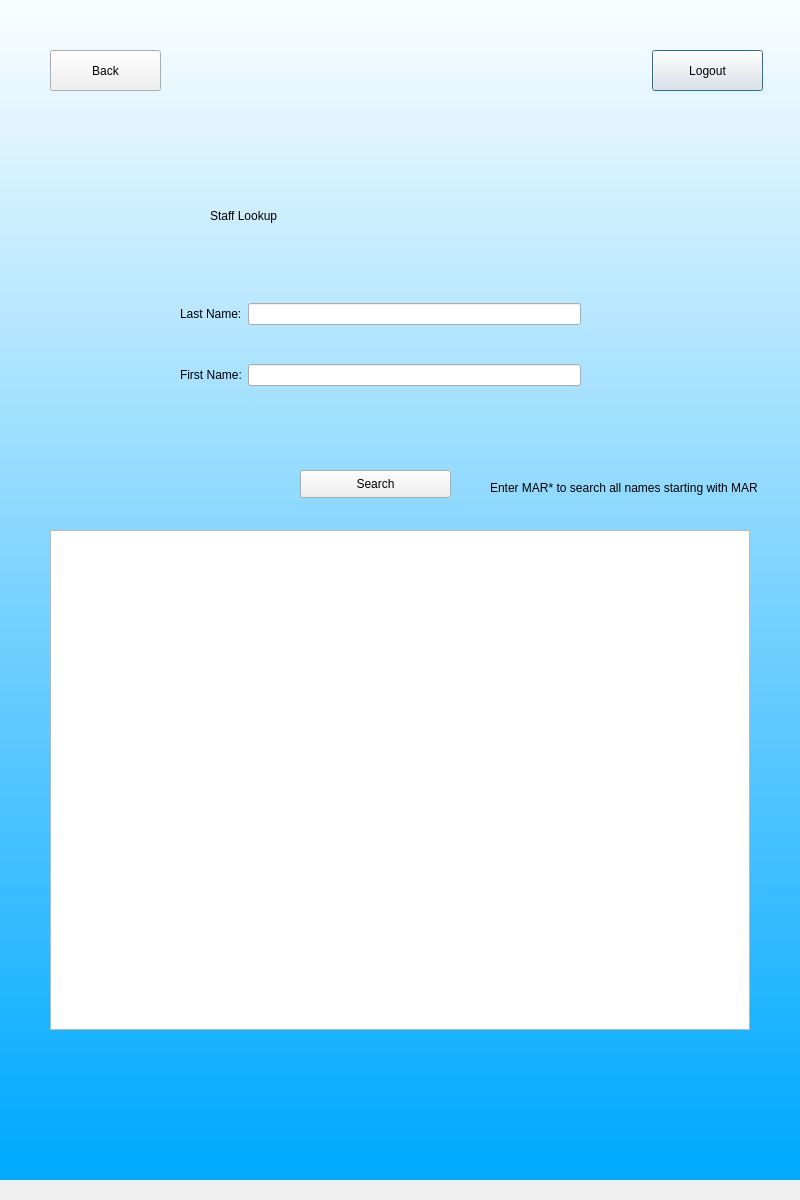
<?xml version="1.0" encoding="UTF-8"?>
<ui version="4.0">
 <class>diaStaffLookup</class>
 <widget class="QDialog" name="diaStaffLookup">
  <property name="geometry">
   <rect>
    <x>0</x>
    <y>0</y>
    <width>800</width>
    <height>1200</height>
   </rect>
  </property>
  <property name="windowTitle">
   <string>Staff Lookup</string>
  </property>
  <widget class="QWidget" name="widget" native="true">
   <property name="geometry">
    <rect>
     <x>0</x>
     <y>-20</y>
     <width>800</width>
     <height>1200</height>
    </rect>
   </property>
   <property name="styleSheet">
    <string notr="true">QWidget#widget{
background-color:qlineargradient(spread:pad, x1:1, y1:0.982409, x2:1, y2:0, stop:0 rgba(0, 170, 255, 255), stop:1 rgba(255, 255, 255, 255))}</string>
   </property>
   <widget class="QLabel" name="label">
    <property name="geometry">
     <rect>
      <x>210</x>
      <y>200</y>
      <width>401</width>
      <height>71</height>
     </rect>
    </property>
    <property name="styleSheet">
     <string notr="true">font: 36pt &quot;MS Shell Dlg 2&quot;;</string>
    </property>
    <property name="text">
     <string>Staff Lookup</string>
    </property>
   </widget>
   <widget class="QPushButton" name="logout">
    <property name="geometry">
     <rect>
      <x>652</x>
      <y>70</y>
      <width>111</width>
      <height>41</height>
     </rect>
    </property>
    <property name="text">
     <string>Logout</string>
    </property>
   </widget>
   <widget class="QPushButton" name="backButton">
    <property name="geometry">
     <rect>
      <x>50</x>
      <y>70</y>
      <width>111</width>
      <height>41</height>
     </rect>
    </property>
    <property name="text">
     <string>Back</string>
    </property>
   </widget>
   <widget class="QPushButton" name="search">
    <property name="geometry">
     <rect>
      <x>300</x>
      <y>490</y>
      <width>151</width>
      <height>28</height>
     </rect>
    </property>
    <property name="text">
     <string>Search</string>
    </property>
   </widget>
   <widget class="QLabel" name="error">
    <property name="geometry">
     <rect>
      <x>230</x>
      <y>450</y>
      <width>291</width>
      <height>31</height>
     </rect>
    </property>
    <property name="styleSheet">
     <string notr="true">font: 12pt &quot;MS Shell Dlg 2&quot;;color:rgb(255,0,0)</string>
    </property>
    <property name="text">
     <string/>
    </property>
   </widget>
   <widget class="QWidget" name="gridLayoutWidget">
    <property name="geometry">
     <rect>
      <x>180</x>
      <y>290</y>
      <width>401</width>
      <height>151</height>
     </rect>
    </property>
    <layout class="QGridLayout" name="gridLayout">
     <item row="0" column="1">
      <widget class="QLineEdit" name="lastField"/>
     </item>
     <item row="0" column="0">
      <widget class="QLabel" name="labelLastName">
       <property name="styleSheet">
        <string notr="true">font: 14pt &quot;MS Shell Dlg 2&quot;;</string>
       </property>
       <property name="text">
        <string>Last Name:</string>
       </property>
      </widget>
     </item>
     <item row="1" column="1">
      <widget class="QLineEdit" name="firstField"/>
     </item>
     <item row="1" column="0">
      <widget class="QLabel" name="labelFirstName">
       <property name="styleSheet">
        <string notr="true">font: 14pt &quot;MS Shell Dlg 2&quot;;</string>
       </property>
       <property name="text">
        <string>First Name:</string>
       </property>
      </widget>
     </item>
    </layout>
   </widget>
   <widget class="QTableWidget" name="resultsTable">
    <property name="geometry">
     <rect>
      <x>50</x>
      <y>550</y>
      <width>700</width>
      <height>500</height>
     </rect>
    </property>
   </widget>
  </widget>
  <widget class="QLabel" name="infoLabel_2">
   <property name="geometry">
    <rect>
     <x>490</x>
     <y>440</y>
     <width>342</width>
     <height>96</height>
    </rect>
   </property>
   <property name="styleSheet">
    <string notr="true">font: 14pt &quot;MS Shell Dlg 2&quot;;</string>
   </property>
   <property name="text">
    <string>Enter MAR* to search all names starting with MAR</string>
   </property>
  </widget>
 </widget>
 <resources/>
 <connections/>
</ui>
